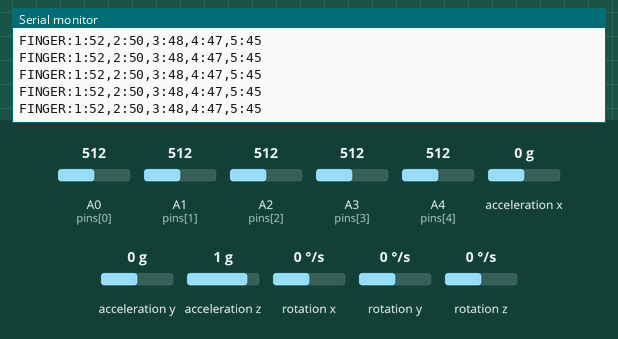
Simulated run of this sketch. Board: Arduino Uno, built with avr-gcc and run on an emulated ATmega328P. Shown: the last lines printed to the serial monitor. The test bench sets the inputs (shaded band); at power-on: acceleration x 0 g, A1 (pins[1]) = 512, A0 (pins[0]) = 512, A2 (pins[2]) = 512, acceleration y 0 g, A3 (pins[3]) = 512, A4 (pins[4]) = 512, acceleration z 1 g, rotation x 0 °/s, rotation y 0 °/s, rotation z 0 °/s.

Above: at 2.2 s.
2.3 s: acceleration x set to -1.4 g
At 2.39 s:
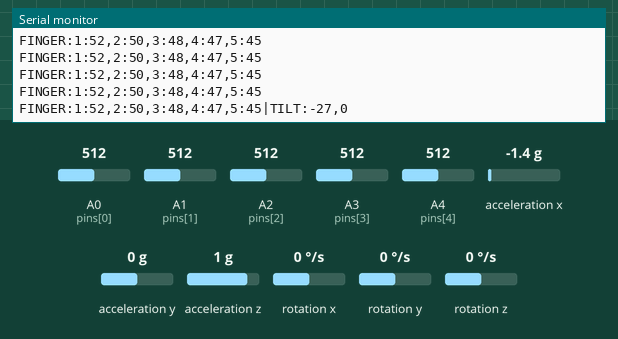
3.9 s: acceleration x set to 0 g
At 3.94 s:
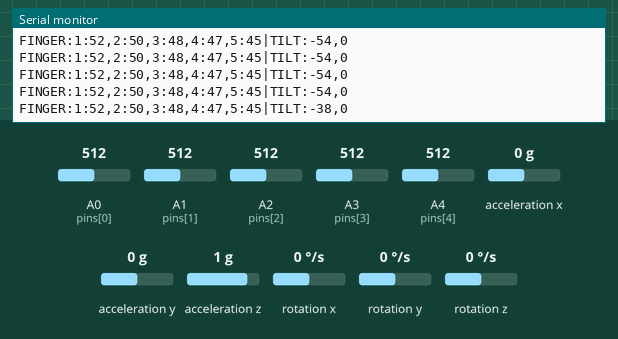
6.9 s: A1 (pins[1]) set to 716
At 6.96 s:
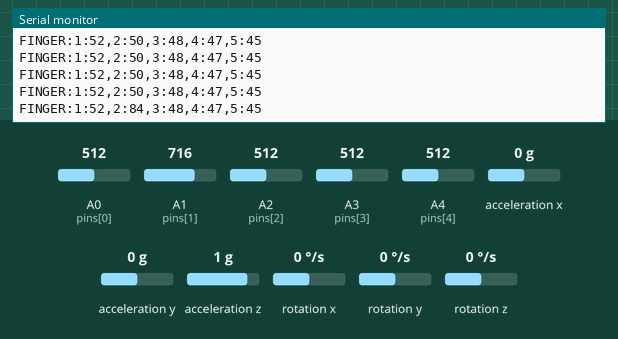
8.4 s: A0 (pins[0]) set to 716
At 8.45 s:
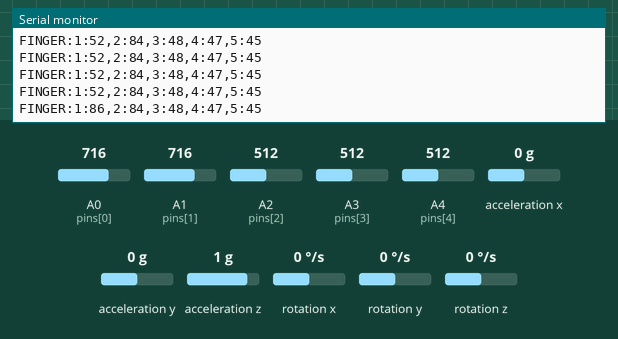
9.9 s: A2 (pins[2]) set to 716
At 9.93 s:
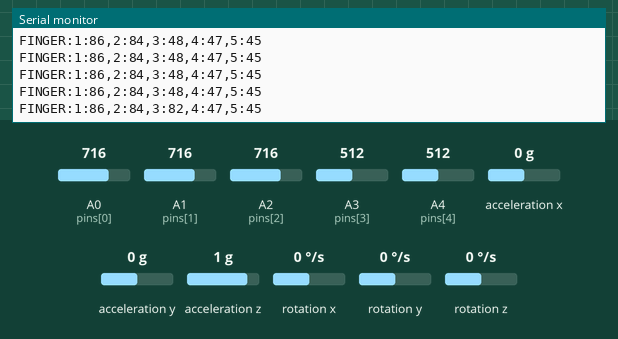
11.4 s: acceleration y set to -0.8 g
At 11.42 s:
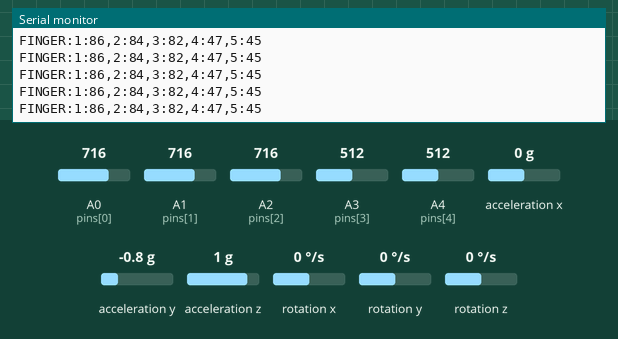

Measured:
- after the input at 2.3 s, the serial monitor: prints a new line after 0.08 s (image 1)
- after the input at 3.9 s, the serial monitor: prints a new line at once (image 2)
- after the input at 6.9 s, the serial monitor: prints a new line after 0.05 s (image 3)
- after the input at 8.4 s, the serial monitor: prints a new line at once (image 4)
- after the input at 9.9 s, the serial monitor: prints a new line at once (image 5)

The sketch:

glove_arduino_setup.ino
```cpp
// This script is used to read the flex sensors and the MPU6050 accelerometer
// and send the data to the computer via serial.

#include <Wire.h>
#include <MPU6050.h>

MPU6050 mpu;

const int pins[5] = {A0, A1, A2, A3, A4};

// This value must be calibrated manually (sensor min/max value)
const int minVals[5] = {200, 210, 220, 230, 240}; // Finger fully extended
const int maxVals[5] = {800, 810, 820, 830, 840}; // Finger fully folded value

const int tiltThreshold = 20;

void setup() {
  Serial.begin(115200);
  Wire.begin();
  mpu.initialize();
  delay(1000);
}

void loop() {
  String output = "";
  bool anySignal = false;

  // === detect finger ===
  String fingerSignal = "";
  for (int i = 0; i < 5; i++) {
    int val = analogRead(pins[i]);

    // normalize: 0 ~ 100%
    int percent = map(val, minVals[i], maxVals[i], 0, 100);
    percent = constrain(percent, 0, 100);

    fingerSignal += String(i + 1) + ":" + String(percent) + ",";
    anySignal = true;
  }

  if (fingerSignal.length() > 0) {
    fingerSignal.remove(fingerSignal.length() - 1); //
    output += "FINGER:" + fingerSignal;
  }

  // === detect tilt ===
  int16_t ax, ay, az;
  mpu.getAcceleration(&ax, &ay, &az);

  float ax_f = (float)ax / 16384.0;
  float ay_f = (float)ay / 16384.0;
  float az_f = (float)az / 16384.0;

  static float pitch_filtered = 0;
  static float roll_filtered  = 0;

  float pitch_raw = atan2(ax_f, sqrt(ay_f * ay_f + az_f * az_f)) * 180.0 / PI;
  float roll_raw  = atan2(ay_f, sqrt(ax_f * ax_f + az_f * az_f)) * 180.0 / PI;

  pitch_filtered = pitch_raw * 0.3 + pitch_filtered * 0.7;
  roll_filtered  = roll_raw  * 0.3 + roll_filtered * 0.7;

  if (abs(pitch_filtered) > tiltThreshold || abs(roll_filtered) > tiltThreshold) {
    if (anySignal) output += "|";
    output += "TILT:";
    output += String((int)pitch_filtered) + "," + String((int)roll_filtered);
    anySignal = true;
  }

  // === final output ===
  if (anySignal) {
    Serial.println(output);
  }

  delay(50);
}
```
